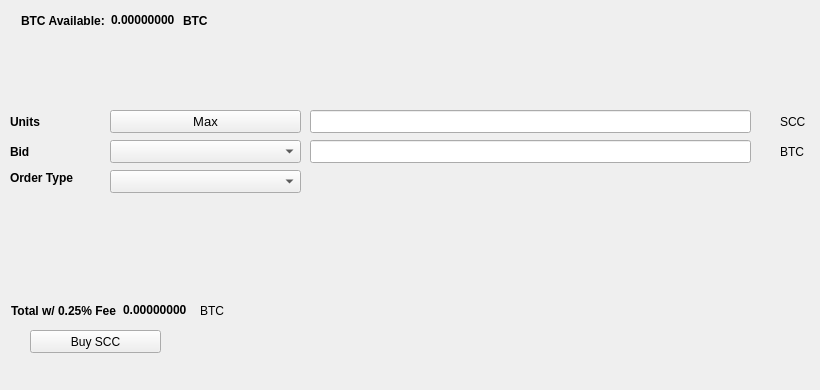
   <widget class="QWidget" name="BuyTab">
    <attribute name="title">
     <string>Buy</string>
    </attribute>
    <widget class="QPushButton" name="BuySCC">
     <property name="geometry">
      <rect>
       <x>30</x>
       <y>330</y>
       <width>131</width>
       <height>23</height>
      </rect>
     </property>
     <property name="text">
      <string>Buy SCC</string>
     </property>
     <property name="icon">
      <iconset resource="../stakecubecoin.qrc">
       <normaloff>:/icons/bitcoin</normaloff>:/icons/bitcoin</iconset>
     </property>
    </widget>
    <widget class="QLabel" name="label_3">
     <property name="geometry">
      <rect>
       <x>10</x>
       <y>110</y>
       <width>46</width>
       <height>23</height>
      </rect>
     </property>
     <property name="font">
      <font>
       <weight>75</weight>
       <bold>true</bold>
      </font>
     </property>
     <property name="text">
      <string>Units</string>
     </property>
    </widget>
    <widget class="QLineEdit" name="UnitsInput">
     <property name="geometry">
      <rect>
       <x>310</x>
       <y>110</y>
       <width>441</width>
       <height>23</height>
      </rect>
     </property>
     <property name="font">
      <font>
       <pointsize>9</pointsize>
       <weight>75</weight>
       <bold>true</bold>
      </font>
     </property>
    </widget>
    <widget class="QLineEdit" name="BuyBidPriceEdit">
     <property name="geometry">
      <rect>
       <x>310</x>
       <y>140</y>
       <width>441</width>
       <height>23</height>
      </rect>
     </property>
     <property name="font">
      <font>
       <pointsize>9</pointsize>
       <weight>75</weight>
       <bold>true</bold>
      </font>
     </property>
    </widget>
    <widget class="QLabel" name="label_4">
     <property name="geometry">
      <rect>
       <x>780</x>
       <y>110</y>
       <width>31</width>
       <height>23</height>
      </rect>
     </property>
     <property name="text">
      <string>SCC</string>
     </property>
    </widget>
    <widget class="QLabel" name="label_5">
     <property name="geometry">
      <rect>
       <x>780</x>
       <y>140</y>
       <width>31</width>
       <height>23</height>
      </rect>
     </property>
     <property name="text">
      <string>BTC</string>
     </property>
    </widget>
    <widget class="QLabel" name="label_6">
     <property name="geometry">
      <rect>
       <x>10</x>
       <y>140</y>
       <width>46</width>
       <height>23</height>
      </rect>
     </property>
     <property name="font">
      <font>
       <weight>75</weight>
       <bold>true</bold>
      </font>
     </property>
     <property name="text">
      <string>Bid</string>
     </property>
    </widget>
    <widget class="QLabel" name="label_7">
     <property name="geometry">
      <rect>
       <x>10</x>
       <y>170</y>
       <width>91</width>
       <height>16</height>
      </rect>
     </property>
     <property name="font">
      <font>
       <weight>75</weight>
       <bold>true</bold>
      </font>
     </property>
     <property name="text">
      <string>Order Type</string>
     </property>
    </widget>
    <widget class="QPushButton" name="Buy_Max_Amount">
     <property name="geometry">
      <rect>
       <x>110</x>
       <y>110</y>
       <width>191</width>
       <height>23</height>
      </rect>
     </property>
     <property name="font">
      <font>
       <pointsize>10</pointsize>
      </font>
     </property>
     <property name="text">
      <string>Max</string>
     </property>
    </widget>
    <widget class="QComboBox" name="BuyBidcomboBox">
     <property name="geometry">
      <rect>
       <x>110</x>
       <y>140</y>
       <width>191</width>
       <height>23</height>
      </rect>
     </property>
     <property name="font">
      <font>
       <pointsize>10</pointsize>
      </font>
     </property>
    </widget>
    <widget class="QComboBox" name="buyOrdertypeCombo">
     <property name="geometry">
      <rect>
       <x>110</x>
       <y>170</y>
       <width>191</width>
       <height>23</height>
      </rect>
     </property>
     <property name="font">
      <font>
       <pointsize>10</pointsize>
      </font>
     </property>
    </widget>
    <widget class="QWidget" name="layoutWidget1">
     <property name="geometry">
      <rect>
       <x>21</x>
       <y>11</y>
       <width>227</width>
       <height>19</height>
      </rect>
     </property>
     <layout class="QHBoxLayout" name="horizontalLayout_3">
      <item>
       <widget class="QLabel" name="label232">
        <property name="font">
         <font>
          <weight>75</weight>
          <bold>true</bold>
         </font>
        </property>
        <property name="text">
         <string>BTC Available:</string>
        </property>
       </widget>
      </item>
      <item>
       <widget class="QLabel" name="BtcAvailableLbl">
        <property name="palette">
         <palette>
          <active>
           <colorrole role="WindowText">
            <brush brushstyle="SolidPattern">
             <color alpha="255">
              <red>0</red>
              <green>0</green>
              <blue>0</blue>
             </color>
            </brush>
           </colorrole>
           <colorrole role="Button">
            <brush brushstyle="SolidPattern">
             <color alpha="255">
              <red>0</red>
              <green>170</green>
              <blue>0</blue>
             </color>
            </brush>
           </colorrole>
           <colorrole role="Light">
            <brush brushstyle="SolidPattern">
             <color alpha="255">
              <red>0</red>
              <green>255</green>
              <blue>0</blue>
             </color>
            </brush>
           </colorrole>
           <colorrole role="Midlight">
            <brush brushstyle="SolidPattern">
             <color alpha="255">
              <red>0</red>
              <green>212</green>
              <blue>0</blue>
             </color>
            </brush>
           </colorrole>
           <colorrole role="Dark">
            <brush brushstyle="SolidPattern">
             <color alpha="255">
              <red>0</red>
              <green>85</green>
              <blue>0</blue>
             </color>
            </brush>
           </colorrole>
           <colorrole role="Mid">
            <brush brushstyle="SolidPattern">
             <color alpha="255">
              <red>0</red>
              <green>113</green>
              <blue>0</blue>
             </color>
            </brush>
           </colorrole>
           <colorrole role="Text">
            <brush brushstyle="SolidPattern">
             <color alpha="255">
              <red>0</red>
              <green>170</green>
              <blue>0</blue>
             </color>
            </brush>
           </colorrole>
           <colorrole role="BrightText">
            <brush brushstyle="SolidPattern">
             <color alpha="255">
              <red>255</red>
              <green>255</green>
              <blue>255</blue>
             </color>
            </brush>
           </colorrole>
           <colorrole role="ButtonText">
            <brush brushstyle="SolidPattern">
             <color alpha="255">
              <red>0</red>
              <green>0</green>
              <blue>0</blue>
             </color>
            </brush>
           </colorrole>
           <colorrole role="Base">
            <brush brushstyle="SolidPattern">
             <color alpha="255">
              <red>255</red>
              <green>255</green>
              <blue>255</blue>
             </color>
            </brush>
           </colorrole>
           <colorrole role="Window">
            <brush brushstyle="SolidPattern">
             <color alpha="255">
              <red>0</red>
              <green>170</green>
              <blue>0</blue>
             </color>
            </brush>
           </colorrole>
           <colorrole role="Shadow">
            <brush brushstyle="SolidPattern">
             <color alpha="255">
              <red>0</red>
              <green>0</green>
              <blue>0</blue>
             </color>
            </brush>
           </colorrole>
           <colorrole role="AlternateBase">
            <brush brushstyle="SolidPattern">
             <color alpha="255">
              <red>127</red>
              <green>212</green>
              <blue>127</blue>
             </color>
            </brush>
           </colorrole>
           <colorrole role="ToolTipBase">
            <brush brushstyle="SolidPattern">
             <color alpha="255">
              <red>255</red>
              <green>255</green>
              <blue>220</blue>
             </color>
            </brush>
           </colorrole>
           <colorrole role="ToolTipText">
            <brush brushstyle="SolidPattern">
             <color alpha="255">
              <red>0</red>
              <green>0</green>
              <blue>0</blue>
             </color>
            </brush>
           </colorrole>
          </active>
          <inactive>
           <colorrole role="WindowText">
            <brush brushstyle="SolidPattern">
             <color alpha="255">
              <red>0</red>
              <green>0</green>
              <blue>0</blue>
             </color>
            </brush>
           </colorrole>
           <colorrole role="Button">
            <brush brushstyle="SolidPattern">
             <color alpha="255">
              <red>0</red>
              <green>170</green>
              <blue>0</blue>
             </color>
            </brush>
           </colorrole>
           <colorrole role="Light">
            <brush brushstyle="SolidPattern">
             <color alpha="255">
              <red>0</red>
              <green>255</green>
              <blue>0</blue>
             </color>
            </brush>
           </colorrole>
           <colorrole role="Midlight">
            <brush brushstyle="SolidPattern">
             <color alpha="255">
              <red>0</red>
              <green>212</green>
              <blue>0</blue>
             </color>
            </brush>
           </colorrole>
           <colorrole role="Dark">
            <brush brushstyle="SolidPattern">
             <color alpha="255">
              <red>0</red>
              <green>85</green>
              <blue>0</blue>
             </color>
            </brush>
           </colorrole>
           <colorrole role="Mid">
            <brush brushstyle="SolidPattern">
             <color alpha="255">
              <red>0</red>
              <green>113</green>
              <blue>0</blue>
             </color>
            </brush>
           </colorrole>
           <colorrole role="Text">
            <brush brushstyle="SolidPattern">
             <color alpha="255">
              <red>0</red>
              <green>170</green>
              <blue>0</blue>
             </color>
            </brush>
           </colorrole>
           <colorrole role="BrightText">
            <brush brushstyle="SolidPattern">
             <color alpha="255">
              <red>255</red>
              <green>255</green>
              <blue>255</blue>
             </color>
            </brush>
           </colorrole>
           <colorrole role="ButtonText">
            <brush brushstyle="SolidPattern">
             <color alpha="255">
              <red>0</red>
              <green>0</green>
              <blue>0</blue>
             </color>
            </brush>
           </colorrole>
           <colorrole role="Base">
            <brush brushstyle="SolidPattern">
             <color alpha="255">
              <red>255</red>
              <green>255</green>
              <blue>255</blue>
             </color>
            </brush>
           </colorrole>
           <colorrole role="Window">
            <brush brushstyle="SolidPattern">
             <color alpha="255">
              <red>0</red>
              <green>170</green>
              <blue>0</blue>
             </color>
            </brush>
           </colorrole>
           <colorrole role="Shadow">
            <brush brushstyle="SolidPattern">
             <color alpha="255">
              <red>0</red>
              <green>0</green>
              <blue>0</blue>
             </color>
            </brush>
           </colorrole>
           <colorrole role="AlternateBase">
            <brush brushstyle="SolidPattern">
             <color alpha="255">
              <red>127</red>
              <green>212</green>
              <blue>127</blue>
             </color>
            </brush>
           </colorrole>
           <colorrole role="ToolTipBase">
            <brush brushstyle="SolidPattern">
             <color alpha="255">
              <red>255</red>
              <green>255</green>
              <blue>220</blue>
             </color>
            </brush>
           </colorrole>
           <colorrole role="ToolTipText">
            <brush brushstyle="SolidPattern">
             <color alpha="255">
              <red>0</red>
              <green>0</green>
              <blue>0</blue>
             </color>
            </brush>
           </colorrole>
          </inactive>
          <disabled>
           <colorrole role="WindowText">
            <brush brushstyle="SolidPattern">
             <color alpha="255">
              <red>0</red>
              <green>85</green>
              <blue>0</blue>
             </color>
            </brush>
           </colorrole>
           <colorrole role="Button">
            <brush brushstyle="SolidPattern">
             <color alpha="255">
              <red>0</red>
              <green>170</green>
              <blue>0</blue>
             </color>
            </brush>
           </colorrole>
           <colorrole role="Light">
            <brush brushstyle="SolidPattern">
             <color alpha="255">
              <red>0</red>
              <green>255</green>
              <blue>0</blue>
             </color>
            </brush>
           </colorrole>
           <colorrole role="Midlight">
            <brush brushstyle="SolidPattern">
             <color alpha="255">
              <red>0</red>
              <green>212</green>
              <blue>0</blue>
             </color>
            </brush>
           </colorrole>
           <colorrole role="Dark">
            <brush brushstyle="SolidPattern">
             <color alpha="255">
              <red>0</red>
              <green>85</green>
              <blue>0</blue>
             </color>
            </brush>
           </colorrole>
           <colorrole role="Mid">
            <brush brushstyle="SolidPattern">
             <color alpha="255">
              <red>0</red>
              <green>113</green>
              <blue>0</blue>
             </color>
            </brush>
           </colorrole>
           <colorrole role="Text">
            <brush brushstyle="SolidPattern">
             <color alpha="255">
              <red>0</red>
              <green>85</green>
              <blue>0</blue>
             </color>
            </brush>
           </colorrole>
           <colorrole role="BrightText">
            <brush brushstyle="SolidPattern">
             <color alpha="255">
              <red>255</red>
              <green>255</green>
              <blue>255</blue>
             </color>
            </brush>
           </colorrole>
           <colorrole role="ButtonText">
            <brush brushstyle="SolidPattern">
             <color alpha="255">
              <red>0</red>
              <green>85</green>
              <blue>0</blue>
             </color>
            </brush>
           </colorrole>
           <colorrole role="Base">
            <brush brushstyle="SolidPattern">
             <color alpha="255">
              <red>0</red>
              <green>170</green>
              <blue>0</blue>
             </color>
            </brush>
           </colorrole>
           <colorrole role="Window">
            <brush brushstyle="SolidPattern">
             <color alpha="255">
              <red>0</red>
              <green>170</green>
              <blue>0</blue>
             </color>
            </brush>
           </colorrole>
           <colorrole role="Shadow">
            <brush brushstyle="SolidPattern">
             <color alpha="255">
              <red>0</red>
              <green>0</green>
              <blue>0</blue>
             </color>
            </brush>
           </colorrole>
           <colorrole role="AlternateBase">
            <brush brushstyle="SolidPattern">
             <color alpha="255">
              <red>0</red>
              <green>170</green>
              <blue>0</blue>
             </color>
            </brush>
           </colorrole>
           <colorrole role="ToolTipBase">
            <brush brushstyle="SolidPattern">
             <color alpha="255">
              <red>255</red>
              <green>255</green>
              <blue>220</blue>
             </color>
            </brush>
           </colorrole>
           <colorrole role="ToolTipText">
            <brush brushstyle="SolidPattern">
             <color alpha="255">
              <red>0</red>
              <green>0</green>
              <blue>0</blue>
             </color>
            </brush>
           </colorrole>
          </disabled>
         </palette>
        </property>
        <property name="font">
         <font>
          <weight>75</weight>
          <bold>true</bold>
         </font>
        </property>
        <property name="text">
         <string>0.00000000</string>
        </property>
        <property name="textInteractionFlags">
         <set>Qt::LinksAccessibleByMouse|Qt::TextSelectableByKeyboard|Qt::TextSelectableByMouse</set>
        </property>
       </widget>
      </item>
      <item>
       <widget class="QLabel" name="BtcAvailableLbl_2">
        <property name="font">
         <font>
          <weight>75</weight>
          <bold>true</bold>
         </font>
        </property>
        <property name="text">
         <string>BTC</string>
        </property>
       </widget>
      </item>
     </layout>
    </widget>
    <widget class="QWidget" name="layoutWidge2">
     <property name="geometry">
      <rect>
       <x>11</x>
       <y>301</y>
       <width>259</width>
       <height>19</height>
      </rect>
     </property>
     <layout class="QHBoxLayout" name="horizontalLayout_4">
      <item>
       <widget class="QLabel" name="label_9">
        <property name="font">
         <font>
          <weight>75</weight>
          <bold>true</bold>
         </font>
        </property>
        <property name="text">
         <string>Total w/ 0.25% Fee</string>
        </property>
       </widget>
      </item>
      <item>
       <widget class="QLabel" name="BuyCostLabel">
        <property name="palette">
         <palette>
          <active>
           <colorrole role="WindowText">
            <brush brushstyle="SolidPattern">
             <color alpha="255">
              <red>0</red>
              <green>0</green>
              <blue>0</blue>
             </color>
            </brush>
           </colorrole>
           <colorrole role="Button">
            <brush brushstyle="SolidPattern">
             <color alpha="255">
              <red>0</red>
              <green>170</green>
              <blue>0</blue>
             </color>
            </brush>
           </colorrole>
           <colorrole role="Light">
            <brush brushstyle="SolidPattern">
             <color alpha="255">
              <red>0</red>
              <green>255</green>
              <blue>0</blue>
             </color>
            </brush>
           </colorrole>
           <colorrole role="Midlight">
            <brush brushstyle="SolidPattern">
             <color alpha="255">
              <red>0</red>
              <green>212</green>
              <blue>0</blue>
             </color>
            </brush>
           </colorrole>
           <colorrole role="Dark">
            <brush brushstyle="SolidPattern">
             <color alpha="255">
              <red>0</red>
              <green>85</green>
              <blue>0</blue>
             </color>
            </brush>
           </colorrole>
           <colorrole role="Mid">
            <brush brushstyle="SolidPattern">
             <color alpha="255">
              <red>0</red>
              <green>113</green>
              <blue>0</blue>
             </color>
            </brush>
           </colorrole>
           <colorrole role="Text">
            <brush brushstyle="SolidPattern">
             <color alpha="255">
              <red>0</red>
              <green>170</green>
              <blue>0</blue>
             </color>
            </brush>
           </colorrole>
           <colorrole role="BrightText">
            <brush brushstyle="SolidPattern">
             <color alpha="255">
              <red>255</red>
              <green>255</green>
              <blue>255</blue>
             </color>
            </brush>
           </colorrole>
           <colorrole role="ButtonText">
            <brush brushstyle="SolidPattern">
             <color alpha="255">
              <red>0</red>
              <green>0</green>
              <blue>0</blue>
             </color>
            </brush>
           </colorrole>
           <colorrole role="Base">
            <brush brushstyle="SolidPattern">
             <color alpha="255">
              <red>255</red>
              <green>255</green>
              <blue>255</blue>
             </color>
            </brush>
           </colorrole>
           <colorrole role="Window">
            <brush brushstyle="SolidPattern">
             <color alpha="255">
              <red>0</red>
              <green>170</green>
              <blue>0</blue>
             </color>
            </brush>
           </colorrole>
           <colorrole role="Shadow">
            <brush brushstyle="SolidPattern">
             <color alpha="255">
              <red>0</red>
              <green>0</green>
              <blue>0</blue>
             </color>
            </brush>
           </colorrole>
           <colorrole role="AlternateBase">
            <brush brushstyle="SolidPattern">
             <color alpha="255">
              <red>127</red>
              <green>212</green>
              <blue>127</blue>
             </color>
            </brush>
           </colorrole>
           <colorrole role="ToolTipBase">
            <brush brushstyle="SolidPattern">
             <color alpha="255">
              <red>255</red>
              <green>255</green>
              <blue>220</blue>
             </color>
            </brush>
           </colorrole>
           <colorrole role="ToolTipText">
            <brush brushstyle="SolidPattern">
             <color alpha="255">
              <red>0</red>
              <green>0</green>
              <blue>0</blue>
             </color>
            </brush>
           </colorrole>
          </active>
          <inactive>
           <colorrole role="WindowText">
            <brush brushstyle="SolidPattern">
             <color alpha="255">
              <red>0</red>
              <green>0</green>
              <blue>0</blue>
             </color>
            </brush>
           </colorrole>
           <colorrole role="Button">
            <brush brushstyle="SolidPattern">
             <color alpha="255">
              <red>0</red>
              <green>170</green>
              <blue>0</blue>
             </color>
            </brush>
           </colorrole>
           <colorrole role="Light">
            <brush brushstyle="SolidPattern">
             <color alpha="255">
              <red>0</red>
              <green>255</green>
              <blue>0</blue>
             </color>
            </brush>
           </colorrole>
           <colorrole role="Midlight">
            <brush brushstyle="SolidPattern">
             <color alpha="255">
              <red>0</red>
              <green>212</green>
              <blue>0</blue>
             </color>
            </brush>
           </colorrole>
           <colorrole role="Dark">
            <brush brushstyle="SolidPattern">
             <color alpha="255">
              <red>0</red>
              <green>85</green>
              <blue>0</blue>
             </color>
            </brush>
           </colorrole>
           <colorrole role="Mid">
            <brush brushstyle="SolidPattern">
             <color alpha="255">
              <red>0</red>
              <green>113</green>
              <blue>0</blue>
             </color>
            </brush>
           </colorrole>
           <colorrole role="Text">
            <brush brushstyle="SolidPattern">
             <color alpha="255">
              <red>0</red>
              <green>170</green>
              <blue>0</blue>
             </color>
            </brush>
           </colorrole>
           <colorrole role="BrightText">
            <brush brushstyle="SolidPattern">
             <color alpha="255">
              <red>255</red>
              <green>255</green>
              <blue>255</blue>
             </color>
            </brush>
           </colorrole>
           <colorrole role="ButtonText">
            <brush brushstyle="SolidPattern">
             <color alpha="255">
              <red>0</red>
              <green>0</green>
              <blue>0</blue>
             </color>
            </brush>
           </colorrole>
           <colorrole role="Base">
            <brush brushstyle="SolidPattern">
             <color alpha="255">
              <red>255</red>
              <green>255</green>
              <blue>255</blue>
             </color>
            </brush>
           </colorrole>
           <colorrole role="Window">
            <brush brushstyle="SolidPattern">
             <color alpha="255">
              <red>0</red>
              <green>170</green>
              <blue>0</blue>
             </color>
            </brush>
           </colorrole>
           <colorrole role="Shadow">
            <brush brushstyle="SolidPattern">
             <color alpha="255">
              <red>0</red>
              <green>0</green>
              <blue>0</blue>
             </color>
            </brush>
           </colorrole>
           <colorrole role="AlternateBase">
            <brush brushstyle="SolidPattern">
             <color alpha="255">
              <red>127</red>
              <green>212</green>
              <blue>127</blue>
             </color>
            </brush>
           </colorrole>
           <colorrole role="ToolTipBase">
            <brush brushstyle="SolidPattern">
             <color alpha="255">
              <red>255</red>
              <green>255</green>
              <blue>220</blue>
             </color>
            </brush>
           </colorrole>
           <colorrole role="ToolTipText">
            <brush brushstyle="SolidPattern">
             <color alpha="255">
              <red>0</red>
              <green>0</green>
              <blue>0</blue>
             </color>
            </brush>
           </colorrole>
          </inactive>
          <disabled>
           <colorrole role="WindowText">
            <brush brushstyle="SolidPattern">
             <color alpha="255">
              <red>0</red>
              <green>85</green>
              <blue>0</blue>
             </color>
            </brush>
           </colorrole>
           <colorrole role="Button">
            <brush brushstyle="SolidPattern">
             <color alpha="255">
              <red>0</red>
              <green>170</green>
              <blue>0</blue>
             </color>
            </brush>
           </colorrole>
           <colorrole role="Light">
            <brush brushstyle="SolidPattern">
             <color alpha="255">
              <red>0</red>
              <green>255</green>
              <blue>0</blue>
             </color>
            </brush>
           </colorrole>
           <colorrole role="Midlight">
            <brush brushstyle="SolidPattern">
             <color alpha="255">
              <red>0</red>
              <green>212</green>
              <blue>0</blue>
             </color>
            </brush>
           </colorrole>
           <colorrole role="Dark">
            <brush brushstyle="SolidPattern">
             <color alpha="255">
              <red>0</red>
              <green>85</green>
              <blue>0</blue>
             </color>
            </brush>
           </colorrole>
           <colorrole role="Mid">
            <brush brushstyle="SolidPattern">
             <color alpha="255">
              <red>0</red>
              <green>113</green>
              <blue>0</blue>
             </color>
            </brush>
           </colorrole>
           <colorrole role="Text">
            <brush brushstyle="SolidPattern">
             <color alpha="255">
              <red>0</red>
              <green>85</green>
              <blue>0</blue>
             </color>
            </brush>
           </colorrole>
           <colorrole role="BrightText">
            <brush brushstyle="SolidPattern">
             <color alpha="255">
              <red>255</red>
              <green>255</green>
              <blue>255</blue>
             </color>
            </brush>
           </colorrole>
           <colorrole role="ButtonText">
            <brush brushstyle="SolidPattern">
             <color alpha="255">
              <red>0</red>
              <green>85</green>
              <blue>0</blue>
             </color>
            </brush>
           </colorrole>
           <colorrole role="Base">
            <brush brushstyle="SolidPattern">
             <color alpha="255">
              <red>0</red>
              <green>170</green>
              <blue>0</blue>
             </color>
            </brush>
           </colorrole>
           <colorrole role="Window">
            <brush brushstyle="SolidPattern">
             <color alpha="255">
              <red>0</red>
              <green>170</green>
              <blue>0</blue>
             </color>
            </brush>
           </colorrole>
           <colorrole role="Shadow">
            <brush brushstyle="SolidPattern">
             <color alpha="255">
              <red>0</red>
              <green>0</green>
              <blue>0</blue>
             </color>
            </brush>
           </colorrole>
           <colorrole role="AlternateBase">
            <brush brushstyle="SolidPattern">
             <color alpha="255">
              <red>0</red>
              <green>170</green>
              <blue>0</blue>
             </color>
            </brush>
           </colorrole>
           <colorrole role="ToolTipBase">
            <brush brushstyle="SolidPattern">
             <color alpha="255">
              <red>255</red>
              <green>255</green>
              <blue>220</blue>
             </color>
            </brush>
           </colorrole>
           <colorrole role="ToolTipText">
            <brush brushstyle="SolidPattern">
             <color alpha="255">
              <red>0</red>
              <green>0</green>
              <blue>0</blue>
             </color>
            </brush>
           </colorrole>
          </disabled>
         </palette>
        </property>
        <property name="font">
         <font>
          <weight>75</weight>
          <bold>true</bold>
         </font>
        </property>
        <property name="autoFillBackground">
         <bool>false</bool>
        </property>
        <property name="text">
         <string>0.00000000</string>
        </property>
        <property name="textInteractionFlags">
         <set>Qt::LinksAccessibleByMouse|Qt::TextSelectableByMouse</set>
        </property>
       </widget>
      </item>
      <item>
       <widget class="QLabel" name="label_10">
        <property name="font">
         <font>
          <weight>50</weight>
          <bold>false</bold>
         </font>
        </property>
        <property name="text">
         <string>BTC</string>
        </property>
       </widget>
      </item>
     </layout>
    </widget>
    <widget class="QLabel" name="label_24">
     <property name="geometry">
      <rect>
       <x>460</x>
       <y>300</y>
       <width>281</width>
       <height>81</height>
      </rect>
     </property>
     <property name="text">
      <string/>
     </property>
     <property name="pixmap">
      <pixmap>:/images/bittrex</pixmap>
     </property>
    </widget>
   </widget>
